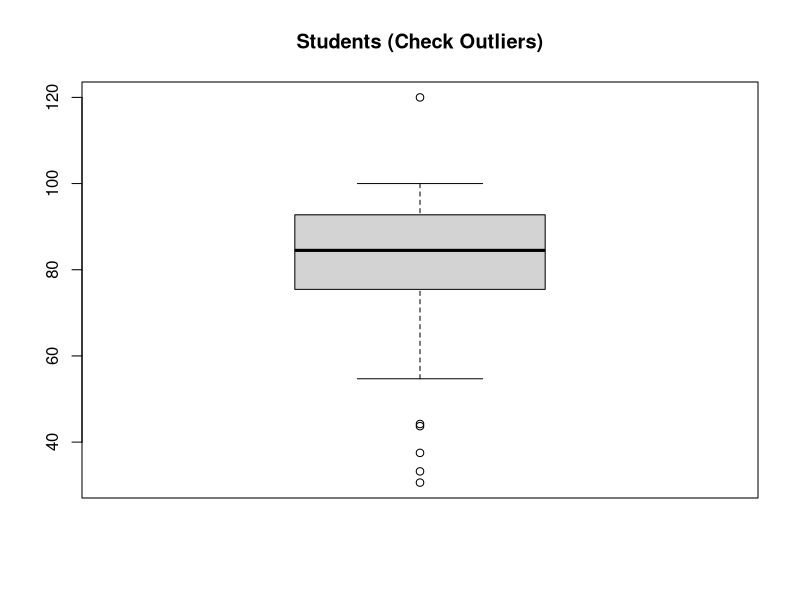
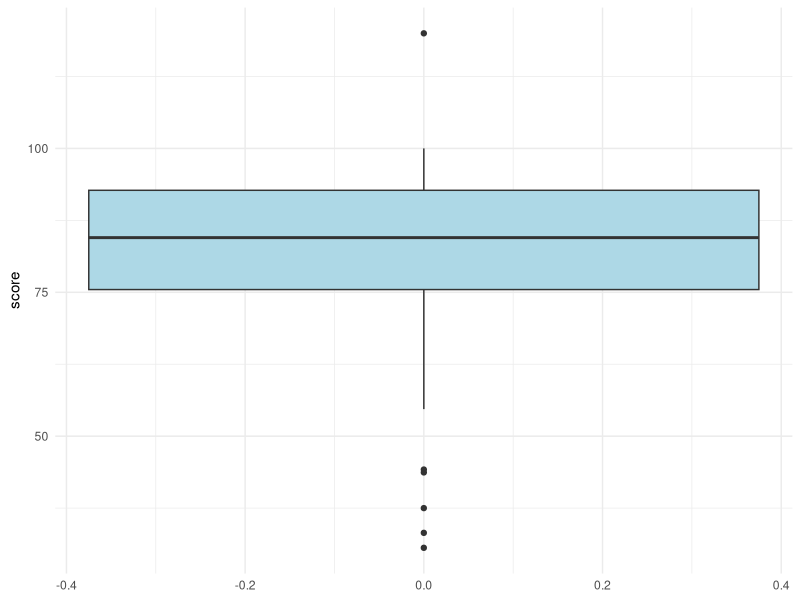
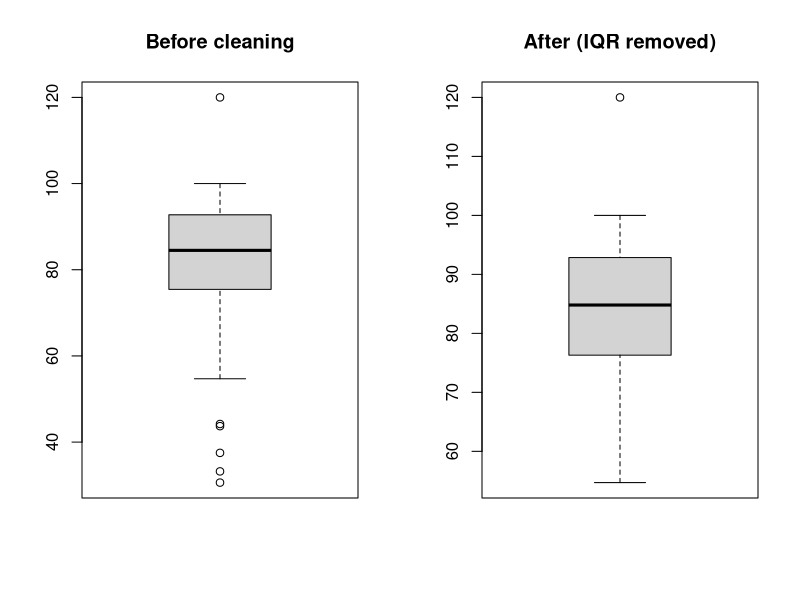
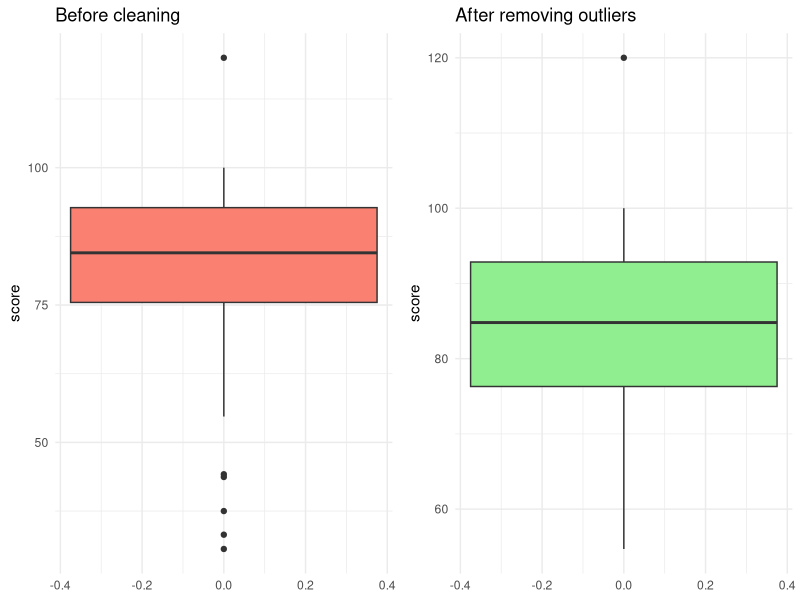

These charts were generated, in order, by the following R code:
# Naythira Chokvittaya: ID 6887003
# Tanuphat Sojindamanee : ID 6887020
setwd()
getwd()

comp <- read.csv("student_performance.csv")
head(comp)
str(comp)
library(dplyr)
#install.packages("dplyr")
library(ggplot2)
#install.packages("ggplot2")
library(gridExtra)
#install.packages("gridExtra")

boxplot(comp$score, main = "Students (Check Outliers)")
#ans: มีouliersอยู่ด้านบน
ggplot(comp, aes(y = score)) +
  geom_boxplot(fill = "lightblue") +
  theme_minimal()


# 2) IQR method for outlier detection
# Compute Q1, Q3, IQR and define lower/upper bounds

Q1 <- quantile(comp$score, 0.25, na.rm = TRUE)
Q3 <- quantile(comp$score, 0.75, na.rm = TRUE)
IQR_val <- IQR(comp$score, na.rm = TRUE)

lower <- Q1 - 1.5 * IQR_val
upper <- Q3 + 1.5 * IQR_val

lower
upper

# 3) Identify outliers (IQR rule)
# Count and display rows outside the bounds

#4.3
out_iqr <- comp$score < lower | comp$score > upper
sum(out_iqr, na.rm = TRUE)

#4.4
# show the outlier rows
comp[out_iqr, ]
#ans 300 outliers

# 4) Method A: Remove outliers
# Keep only data within IQR bounds

# Method A: remove outliers base R
comp_no_out <- comp[!out_iqr, ]
nrow(comp); nrow(comp_no_out)

#5
# Method A: remove outliers dplyr
comp_clean <- comp %>% filter(score >= lower & score <= upper)

# Method B: winsorize/cap
#Cap extreme values to lower/upper bounds

#comp_cap <- comp
#comp_cap$score <- pmin(pmax(comp_cap$score, lower), upper)
#nrow(comp_cap)

# 3) Detect outliers using Z-score method

z <- as.vector(scale(comp$score))
outlier_z <- abs(z) > 3
table(outlier_z)

comp_clean_z <- comp[!outlier_z, ]
nrow(comp_clean_z)

# 4) Compare before vs after cleaning
# Visual comparison using boxplots

# graph by base R
par(mfrow = c(1,2))
boxplot(comp$score, main = "Before cleaning")
boxplot(comp_clean_z$score, main = "After (IQR removed)")

par(mfrow = c(1,1))

# graph by ggplots
p1 <- ggplot(comp, aes(y = score)) +
  geom_boxplot(fill = "salmon") +
  labs(title = "Before cleaning") +
  theme_minimal()

p2 <- ggplot(comp_clean_z, aes(y = score)) +
  geom_boxplot(fill = "lightgreen") +
  labs(title = "After removing outliers") +
  theme_minimal()

grid.arrange(p1, p2, ncol = 2)

# 5) Distribution plots: Histogram & Density (Before vs After)

#
